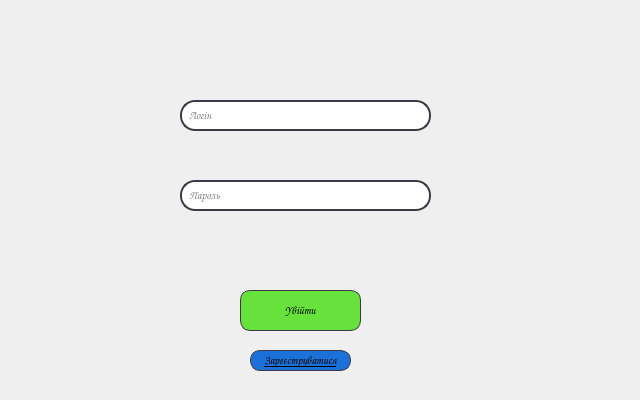
<?xml version="1.0" encoding="UTF-8"?>
<ui version="4.0">
 <class>PyProgram</class>
 <widget class="QDialog" name="PyProgram">
  <property name="geometry">
   <rect>
    <x>0</x>
    <y>0</y>
    <width>640</width>
    <height>400</height>
   </rect>
  </property>
  <property name="font">
   <font>
    <family>Comic Sans MS</family>
    <pointsize>8</pointsize>
    <weight>50</weight>
    <italic>false</italic>
    <bold>false</bold>
   </font>
  </property>
  <property name="windowTitle">
   <string>PyProgram</string>
  </property>
  <property name="styleSheet">
   <string notr="true">font: 8pt &quot;Comic Sans MS&quot;;</string>
  </property>
  <widget class="QLineEdit" name="login">
   <property name="geometry">
    <rect>
     <x>180</x>
     <y>100</y>
     <width>251</width>
     <height>31</height>
    </rect>
   </property>
   <property name="styleSheet">
    <string notr="true">border: 2px solid rgb(61, 56, 70);
border-radius:15px;
padding-left: 5px;
</string>
   </property>
   <property name="placeholderText">
    <string>Логін</string>
   </property>
  </widget>
  <widget class="QPushButton" name="login_button">
   <property name="geometry">
    <rect>
     <x>240</x>
     <y>290</y>
     <width>121</width>
     <height>41</height>
    </rect>
   </property>
   <property name="styleSheet">
    <string notr="true">background-color: rgb(103, 226, 60);
border: 0.5px solid rgb(61, 56, 70);
border-radius:10px;
</string>
   </property>
   <property name="text">
    <string>Увійти</string>
   </property>
  </widget>
  <widget class="QPushButton" name="reg_button_link">
   <property name="geometry">
    <rect>
     <x>250</x>
     <y>350</y>
     <width>101</width>
     <height>21</height>
    </rect>
   </property>
   <property name="font">
    <font>
     <family>Comic Sans MS</family>
     <pointsize>8</pointsize>
     <weight>50</weight>
     <italic>false</italic>
     <bold>false</bold>
     <underline>true</underline>
    </font>
   </property>
   <property name="styleSheet">
    <string notr="true">font-color: rgb(0,0,0);
background-color: rgb(28, 113, 216);
border: 0.5px solid rgb(61, 56, 70);
border-radius:10px;
</string>
   </property>
   <property name="text">
    <string>Зареєструватися</string>
   </property>
  </widget>
  <widget class="QLineEdit" name="password">
   <property name="geometry">
    <rect>
     <x>180</x>
     <y>180</y>
     <width>251</width>
     <height>31</height>
    </rect>
   </property>
   <property name="styleSheet">
    <string notr="true">border: 2px solid rgb(61, 56, 70);
border-radius:15px;
padding-left: 5px;</string>
   </property>
   <property name="placeholderText">
    <string>Пароль</string>
   </property>
  </widget>
 </widget>
 <resources/>
 <connections/>
</ui>
